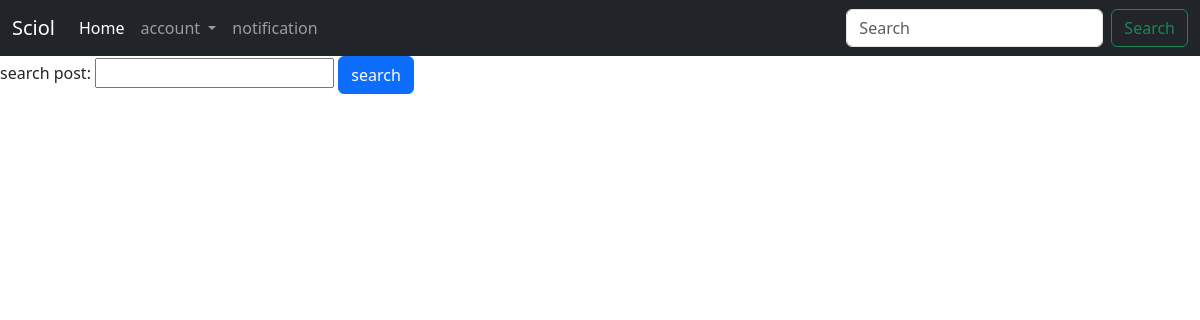
The app's page /, older data.
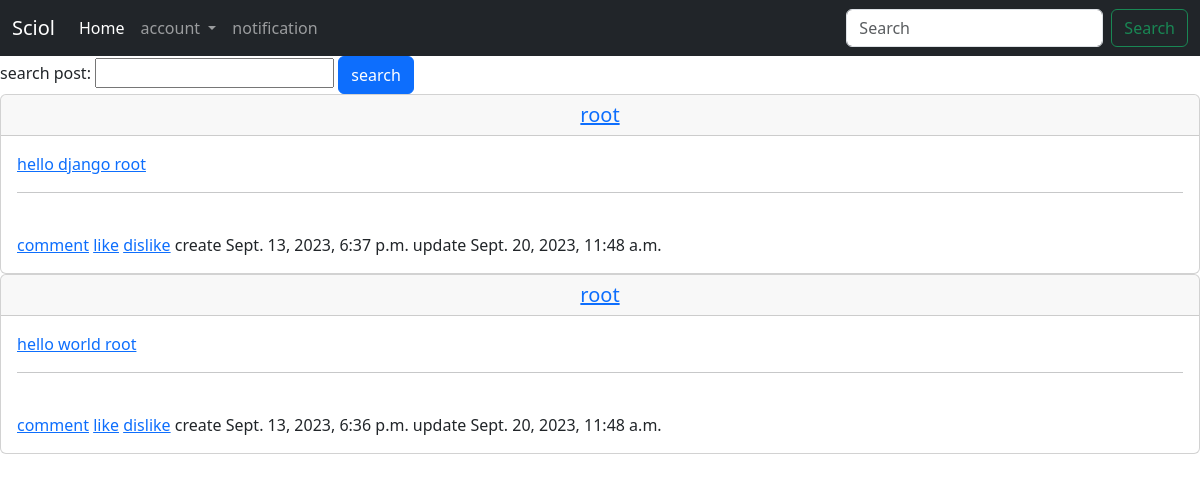
The same page, newer data.
### post/models.py (models this page shows, shortened)
class PostModel(CreateModel, UpdateModel):
    user = models.ForeignKey(User, on_delete=models.DO_NOTHING, related_name='posts')
    body = models.TextField(max_length=500)
    slug = models.SlugField()
    is_active = models.BooleanField(default=True)
    post_tag = models.ManyToManyField('TagPostModel', blank=True, related_name='Ptag')
    def get_absolute_url(self):
        return reverse("post:post_details", args=(self.id, self.slug))
    class Meta:
        verbose_name = _('post')
        verbose_name_plural = _('posts')
        db_table = 'post-model'
        ordering = ('-create_at', 'body', )

### accounts/models.py (models this page shows, shortened)
class User(AbstractBaseUser, CreateModel, UpdateModel):
    username = models.CharField(_("Username"), max_length=100, unique=True)
    email = models.EmailField(_("Email"), max_length=255, unique=True)
    full_name = models.CharField(_("Full name"), max_length=255)
    mobile_phone = models.CharField(_("Mobile"), max_length=11, unique=True)
    birthday = models.DateField(_("Birth day"), default=timezone.now)
    is_admin = models.BooleanField(_("is admin"), default=False)
    is_active = models.BooleanField(_("is active"), default=True)
    is_superuser = models.BooleanField(_("is superuser"), default=False)
    gender = (
        ('1', 'male'),
        ('2', 'female'),
    )
    gender_choose = models.CharField(_("Gender"), max_length=1, choices=gender)
    USERNAME_FIELD = "email"
    REQUIRED_FIELDS = ('full_name', )
    objects = MyManager()
    def __str__(self) :
        return self.username
    class Meta:
        verbose_name = _("user")
        verbose_name_plural = _("users")
        db_table = "users-model"

### post/views.py (the view)
# urls.py: path("", views.HomeView.as_view(), name='home'),
class HomeView(View):
    template_name = 'post/home.html'
    from_class = PostSearchForms
    def get(self, request):
        post = PostModel.objects.filter(is_active=True)[:3]
        if request.GET.get('search'):
            post = post.filter(body__contains=request.GET['search'])
        context = {
            'post': post,
            'search': self.from_class,
        }
        return render(request, self.template_name, context)

### post/templates/post/home.html (shortened to what this page needs)
{% extends 'base.html' %}
{% load static %}
{% block content %}
  <form method=GET, action=''>
    {{ search }}
    <input type='submit' value='search' class='btn btn-primary'>
  </form>
    <section>
        {% for posts in post  %}
        <div class="card">
            <h5 class="card-header text-center"><a href='{% url 'accounts:profile' posts.user.id %}'> {{ posts.user }} </a> </br></h5>
            <div class="card-body">
              <p class="post-home"><a href='{{ posts.get_absolute_url }}'>{{ posts.body }}</a> </br></p> <hr>
              <a href='#'>comment</a>
              <a href='#'>like</a>
              <a href='#'>dislike</a>
              <span>create {{ posts.create_at }}</span>
              <span>update {{ posts.update_at }}</span>
            </div>
          </div>
        {% endfor %}
    </section>
{% endblock  %}

Row changes from the older to the newer data that the page shows:
added PostModel: user "root", body "hello django root", create_at "Sept. 13, 2023, 6:37 p.m.", update_at "Sept. 20, 2023, 11:48 a.m."
added PostModel: user "root", body "hello world root", create_at "Sept. 13, 2023, 6:36 p.m.", update_at "Sept. 20, 2023, 11:48 a.m."
